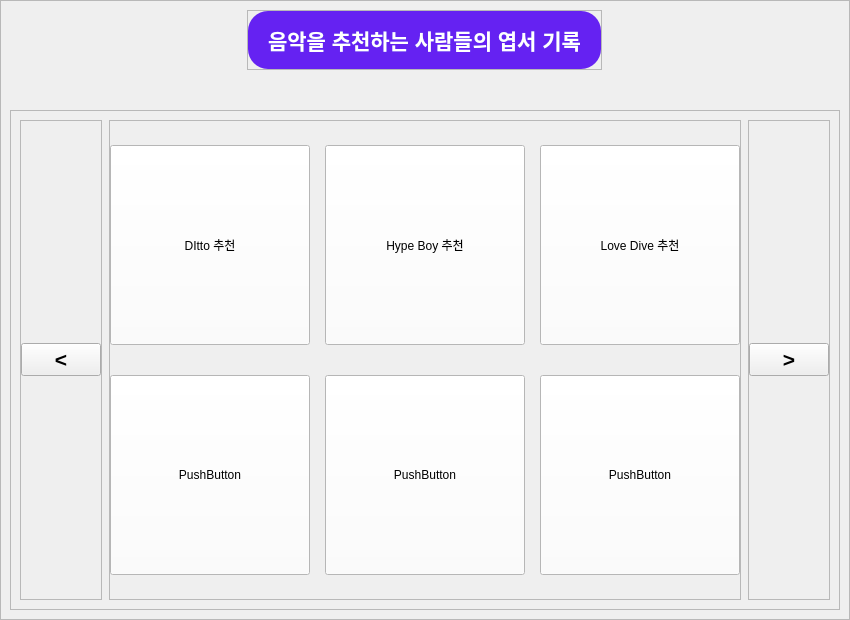
            <widget class="QWidget" name="page3">
             <layout class="QHBoxLayout" name="horizontalLayout_13">
              <property name="leftMargin">
               <number>0</number>
              </property>
              <property name="topMargin">
               <number>0</number>
              </property>
              <property name="rightMargin">
               <number>0</number>
              </property>
              <property name="bottomMargin">
               <number>0</number>
              </property>
              <item alignment="Qt::AlignTop">
               <widget class="QFrame" name="frame_9">
                <property name="frameShape">
                 <enum>QFrame::StyledPanel</enum>
                </property>
                <property name="frameShadow">
                 <enum>QFrame::Raised</enum>
                </property>
                <layout class="QVBoxLayout" name="verticalLayout_11">
                 <property name="spacing">
                  <number>40</number>
                 </property>
                 <item alignment="Qt::AlignHCenter|Qt::AlignTop">
                  <widget class="QFrame" name="frame_17">
                   <property name="minimumSize">
                    <size>
                     <width>300</width>
                     <height>60</height>
                    </size>
                   </property>
                   <property name="styleSheet">
                    <string notr="true"/>
                   </property>
                   <property name="frameShape">
                    <enum>QFrame::StyledPanel</enum>
                   </property>
                   <property name="frameShadow">
                    <enum>QFrame::Raised</enum>
                   </property>
                   <layout class="QVBoxLayout" name="verticalLayout_53">
                    <property name="spacing">
                     <number>0</number>
                    </property>
                    <property name="leftMargin">
                     <number>0</number>
                    </property>
                    <property name="topMargin">
                     <number>0</number>
                    </property>
                    <property name="rightMargin">
                     <number>0</number>
                    </property>
                    <property name="bottomMargin">
                     <number>0</number>
                    </property>
                    <item alignment="Qt::AlignHCenter">
                     <widget class="QLabel" name="label_133">
                      <property name="minimumSize">
                       <size>
                        <width>0</width>
                        <height>0</height>
                       </size>
                      </property>
                      <property name="maximumSize">
                       <size>
                        <width>16777215</width>
                        <height>16777215</height>
                       </size>
                      </property>
                      <property name="font">
                       <font>
                        <pointsize>16</pointsize>
                        <weight>75</weight>
                        <bold>true</bold>
                       </font>
                      </property>
                      <property name="styleSheet">
                       <string notr="true">*{
  padding: 0px 20px 0 20px;
  border-radius: 20px;
  background-color: #6522f2;
color: #FFFFFF;
}</string>
                      </property>
                      <property name="frameShape">
                       <enum>QFrame::Box</enum>
                      </property>
                      <property name="text">
                       <string>음악을 추천하는 사람들의 엽서 기록</string>
                      </property>
                      <property name="alignment">
                       <set>Qt::AlignCenter</set>
                      </property>
                     </widget>
                    </item>
                   </layout>
                  </widget>
                 </item>
                 <item alignment="Qt::AlignTop">
                  <widget class="QFrame" name="frame_79">
                   <property name="minimumSize">
                    <size>
                     <width>0</width>
                     <height>500</height>
                    </size>
                   </property>
                   <property name="frameShape">
                    <enum>QFrame::StyledPanel</enum>
                   </property>
                   <property name="frameShadow">
                    <enum>QFrame::Raised</enum>
                   </property>
                   <layout class="QHBoxLayout" name="horizontalLayout_46">
                    <property name="spacing">
                     <number>7</number>
                    </property>
                    <item alignment="Qt::AlignLeft">
                     <widget class="QFrame" name="frame_157">
                      <property name="minimumSize">
                       <size>
                        <width>50</width>
                        <height>0</height>
                       </size>
                      </property>
                      <property name="maximumSize">
                       <size>
                        <width>16777215</width>
                        <height>16777215</height>
                       </size>
                      </property>
                      <property name="frameShape">
                       <enum>QFrame::StyledPanel</enum>
                      </property>
                      <property name="frameShadow">
                       <enum>QFrame::Raised</enum>
                      </property>
                      <layout class="QVBoxLayout" name="verticalLayout_14">
                       <property name="leftMargin">
                        <number>0</number>
                       </property>
                       <property name="topMargin">
                        <number>0</number>
                       </property>
                       <property name="rightMargin">
                        <number>0</number>
                       </property>
                       <property name="bottomMargin">
                        <number>0</number>
                       </property>
                       <item>
                        <widget class="QPushButton" name="leftButton_14">
                         <property name="font">
                          <font>
                           <pointsize>16</pointsize>
                           <weight>75</weight>
                           <bold>true</bold>
                          </font>
                         </property>
                         <property name="styleSheet">
                          <string notr="true"/>
                         </property>
                         <property name="text">
                          <string>&lt;</string>
                         </property>
                        </widget>
                       </item>
                      </layout>
                     </widget>
                    </item>
                    <item>
                     <widget class="QFrame" name="frame_80">
                      <property name="frameShape">
                       <enum>QFrame::StyledPanel</enum>
                      </property>
                      <property name="frameShadow">
                       <enum>QFrame::Raised</enum>
                      </property>
                      <layout class="QHBoxLayout" name="horizontalLayout_47">
                       <property name="leftMargin">
                        <number>0</number>
                       </property>
                       <property name="topMargin">
                        <number>0</number>
                       </property>
                       <property name="rightMargin">
                        <number>0</number>
                       </property>
                       <property name="bottomMargin">
                        <number>0</number>
                       </property>
                       <item>
                        <layout class="QGridLayout" name="gridLayout">
                         <property name="horizontalSpacing">
                          <number>15</number>
                         </property>
                         <item row="0" column="0">
                          <widget class="QPushButton" name="post1">
                           <property name="minimumSize">
                            <size>
                             <width>200</width>
                             <height>200</height>
                            </size>
                           </property>
                           <property name="styleSheet">
                            <string notr="true">background-color:white;</string>
                           </property>
                           <property name="text">
                            <string>DItto 추천</string>
                           </property>
                           <property name="iconSize">
                            <size>
                             <width>20</width>
                             <height>20</height>
                            </size>
                           </property>
                          </widget>
                         </item>
                         <item row="0" column="1">
                          <widget class="QPushButton" name="post2">
                           <property name="minimumSize">
                            <size>
                             <width>200</width>
                             <height>200</height>
                            </size>
                           </property>
                           <property name="styleSheet">
                            <string notr="true">background-color:white;</string>
                           </property>
                           <property name="text">
                            <string>Hype Boy 추천</string>
                           </property>
                           <property name="iconSize">
                            <size>
                             <width>20</width>
                             <height>20</height>
                            </size>
                           </property>
                          </widget>
                         </item>
                         <item row="0" column="2">
                          <widget class="QPushButton" name="post3">
                           <property name="minimumSize">
                            <size>
                             <width>200</width>
                             <height>200</height>
                            </size>
                           </property>
                           <property name="styleSheet">
                            <string notr="true">background-color:white;</string>
                           </property>
                           <property name="text">
                            <string>Love Dive 추천</string>
                           </property>
                           <property name="iconSize">
                            <size>
                             <width>20</width>
                             <height>20</height>
                            </size>
                           </property>
                          </widget>
                         </item>
                         <item row="1" column="0">
                          <widget class="QPushButton" name="post4">
                           <property name="minimumSize">
                            <size>
                             <width>200</width>
                             <height>200</height>
                            </size>
                           </property>
                           <property name="styleSheet">
                            <string notr="true">background-color:white;</string>
                           </property>
                           <property name="text">
                            <string>PushButton</string>
                           </property>
                           <property name="iconSize">
                            <size>
                             <width>20</width>
                             <height>20</height>
                            </size>
                           </property>
                          </widget>
                         </item>
                         <item row="1" column="1">
                          <widget class="QPushButton" name="post5">
                           <property name="minimumSize">
                            <size>
                             <width>200</width>
                             <height>200</height>
                            </size>
                           </property>
                           <property name="styleSheet">
                            <string notr="true">background-color:white;</string>
                           </property>
                           <property name="text">
                            <string>PushButton</string>
                           </property>
                           <property name="iconSize">
                            <size>
                             <width>20</width>
                             <height>20</height>
                            </size>
                           </property>
                          </widget>
                         </item>
                         <item row="1" column="2">
                          <widget class="QPushButton" name="post6">
                           <property name="minimumSize">
                            <size>
                             <width>200</width>
                             <height>200</height>
                            </size>
                           </property>
                           <property name="styleSheet">
                            <string notr="true">background-color:white;</string>
                           </property>
                           <property name="text">
                            <string>PushButton</string>
                           </property>
                           <property name="iconSize">
                            <size>
                             <width>20</width>
                             <height>20</height>
                            </size>
                           </property>
                          </widget>
                         </item>
                        </layout>
                       </item>
                      </layout>
                     </widget>
                    </item>
                    <item alignment="Qt::AlignRight">
                     <widget class="QFrame" name="frame_160">
                      <property name="minimumSize">
                       <size>
                        <width>50</width>
                        <height>0</height>
                       </size>
                      </property>
                      <property name="maximumSize">
                       <size>
                        <width>16777215</width>
                        <height>16777215</height>
                       </size>
                      </property>
                      <property name="frameShape">
                       <enum>QFrame::StyledPanel</enum>
                      </property>
                      <property name="frameShadow">
                       <enum>QFrame::Raised</enum>
                      </property>
                      <layout class="QVBoxLayout" name="verticalLayout_114">
                       <property name="leftMargin">
                        <number>0</number>
                       </property>
                       <property name="topMargin">
                        <number>0</number>
                       </property>
                       <property name="rightMargin">
                        <number>0</number>
                       </property>
                       <property name="bottomMargin">
                        <number>0</number>
                       </property>
                       <item>
                        <widget class="QPushButton" name="rightButton_14">
                         <property name="font">
                          <font>
                           <pointsize>16</pointsize>
                           <weight>75</weight>
                           <bold>true</bold>
                          </font>
                         </property>
                         <property name="styleSheet">
                          <string notr="true"/>
                         </property>
                         <property name="text">
                          <string>&gt;</string>
                         </property>
                        </widget>
                       </item>
                      </layout>
                     </widget>
                    </item>
                   </layout>
                  </widget>
                 </item>
                </layout>
               </widget>
              </item>
             </layout>
            </widget>
